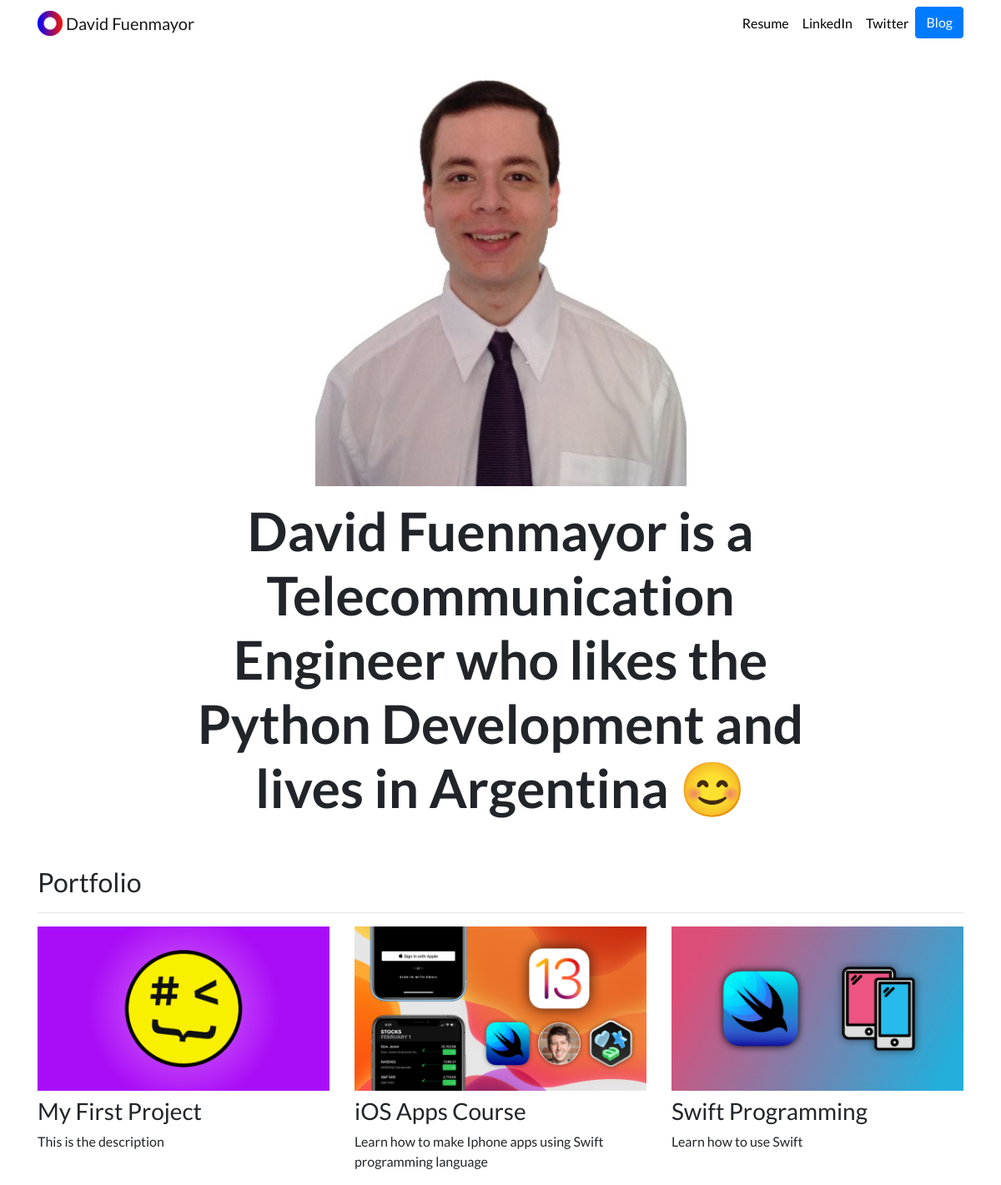
The page / on the database its author committed.
### portfolio/models.py (models this page shows, shortened)
class Project(models.Model):
    title = models.CharField(max_length=100)
    description = models.CharField(max_length=250)
    image = models.ImageField(upload_to='portfolio/images/')
    url = models.URLField(blank=True)

### portfolio/views.py (the view)
# urls.py: 2. Add a URL to urlpatterns:  path('', views.home, name='home')
def home(request):
    projects = Project.objects.all()
    return render(request, 'portfolio/home.html', {'projects': projects})

### portfolio/templates/portfolio/home.html
{% extends "portfolio/base.html" %}
{% load static %}
{% block content %}
<div class="row justify-content-center my-3">
  <div class="col-5">
    <img src="{% static 'portfolio/yo.jpg' %}" class="img-fluid"  width="500" height="500">
  </div>
</div>
<div class="row justify-content-center mb-3">
  <div class="col-md-9 text-center">
    <h1 id="hometext" class="font-weight-bold">David Fuenmayor is a Telecommunication Engineer who likes the Python Development and lives in Argentina 😊</h1>
  </div>
</div>
<h2 class="mt-5">Portfolio</h2>
<hr>
<div class="row">
  {% for project in projects %}
  <div class="col-lg-4 col-md-6">
    {% if project.url %}
    <a href="{{ project.url }}">
      <img src="{{ project.image.url }}" class="img-fluid mb-2">
    </a>
    {% else %}
    <img src="{{ project.image.url }}" class="img-fluid mb-2">
    {% endif %}
    <h3>{{ project.title }}</h3>
    <p>{{ project.description }}</p>
  </div>
  {% endfor %}
</div>
{% endblock %}

### portfolio/templates/portfolio/base.html (shortened to what this page needs)
{% load static %}
<!doctype html>
<html lang="en">
<head>
  <link rel="stylesheet" href="https://stackpath.bootstrapcdn.com/bootstrap/4.4.1/css/bootstrap.min.css">
  <link rel="stylesheet" href="{% static 'portfolio/custom.css' %}">
</head>
<body>
  <nav id="topNav" class="navbar navbar-expand-md navbar-light">
    <div class="container">
      <a class="navbar-brand" href="{% url 'home' %}">
        <img src="{% static 'portfolio/Logo.png' %}" width="30" height="30" class="d-inline-block align-top" alt="David's Logo">
        <span>David Fuenmayor</span>
      </a>
      <div class="collapse navbar-collapse text-center" id="navbarNav">
        <ul class="navbar-nav ml-auto">
          <li class="nav-item">
            <a class="nav-link" href="{% static 'portfolio/resume.pdf' %}">Resume</a>
          </li>
          <li class="nav-item">
            <a class="nav-link" href="https://www.linkedin.com/in/david-fuenmayor/" target="_blank">LinkedIn</a>
          </li>
          <li class="nav-item">
            <a class="nav-link" href="https://twitter.com" target="_blank">Twitter</a>
          </li>
          <li>
            <a role="button" href="{% url 'blog:all_blogs' %}" class="btn btn-primary">Blog</a>
          </li>
        </ul>
      </div>
    </div>
  </nav>
  <div class="container">
    {% block content %}{% endblock %}
  </div>
</body>
</html>

### portfolio/static/portfolio/custom.css (style rules this page uses)
.navbar-nav .nav-link { color: rgba(0,0,0,1) !important; }
body { font-family: 'Lato', sans-serif; }
@media (min-width: 992px) { #hometext { font-size: 4rem; } }

### rows shown on the page
Project: image (picture), title "My First Project", description "This is the description"
Project: image (picture), title "iOS Apps Course", description "Learn how to make Iphone apps using Swift programming language"
Project: image (picture), title "Swift Programming", description "Learn how to use Swift"
